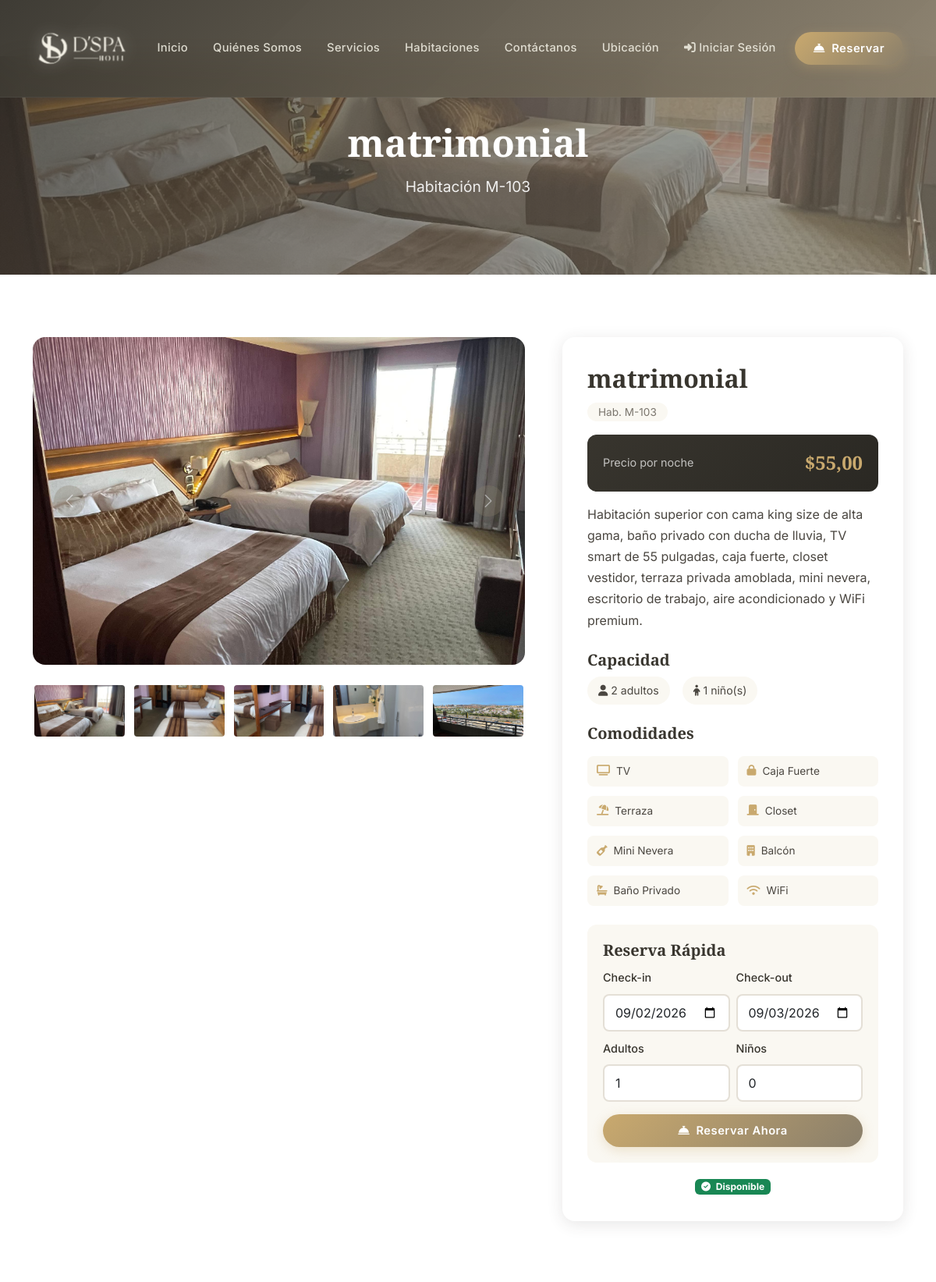
The page /room/3/ (upper part) on the database as committed earlier.
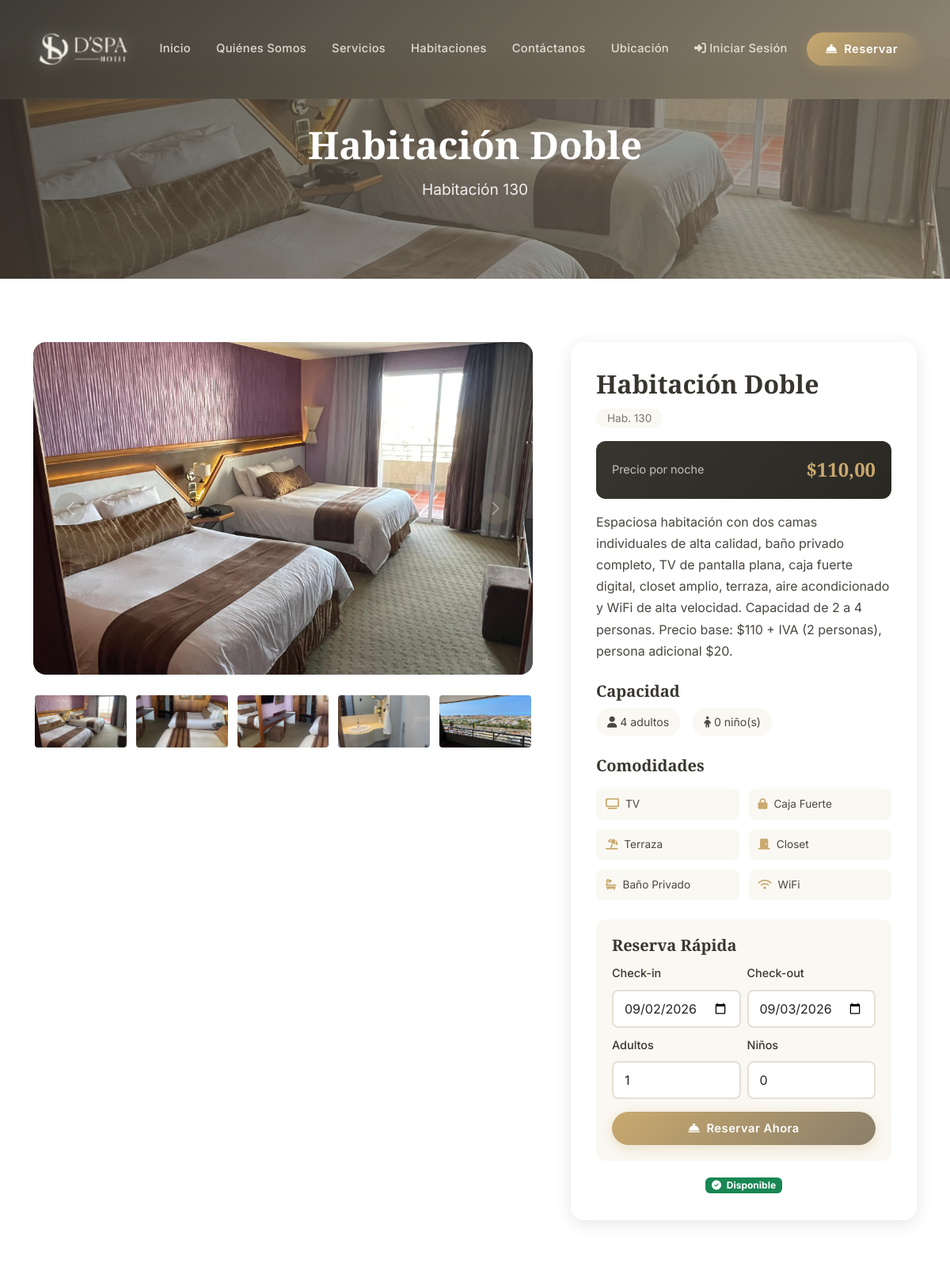
The same page on the database as committed later.
### core/models.py (models this page shows, shortened)
class Room(models.Model):
    ROOM_TYPES = [
        ('doble', 'Habitación Doble'),
        ('deluxe', 'Habitación Deluxe'),
    ]
    STATUS_CHOICES = [
        ('available', 'Disponible'),
        ('occupied', 'Ocupada'),
        ('maintenance', 'Mantenimiento'),
        ('reserved', 'Reservada'),
    ]
    SALES_CHANNEL_CHOICES = [
        ('web', 'Portal Web'),
        ('puerta', 'Venta por Puerta'),
    ]
    room_type = models.CharField(max_length=20, choices=ROOM_TYPES, verbose_name="Tipo")
    room_number = models.CharField(max_length=10, unique=True, verbose_name="Número")
    floor = models.IntegerField(default=1, verbose_name="Piso")
    description = models.TextField(verbose_name="Descripción")
    detailed_description = models.TextField(verbose_name="Descripción Detallada", help_text="Incluir amenities y características")
    capacity_adults = models.IntegerField(default=2, verbose_name="Capacidad Adultos")
    capacity_children = models.IntegerField(default=0, verbose_name="Capacidad Niños")
    price_per_night = models.DecimalField(max_digits=10, decimal_places=2, verbose_name="Precio por Noche", help_text="Precio base en USD (sin IVA)")
    extra_guest_fee = models.DecimalField(max_digits=10, decimal_places=2, default=0, verbose_name="Cargo por Persona Adicional", help_text="Aplica para hab. dobles ($20 por persona adicional)")
    status = models.CharField(max_length=20, choices=STATUS_CHOICES, default='available', verbose_name="Estado")
    sales_channel = models.CharField(max_length=20, choices=SALES_CHANNEL_CHOICES, default='web', verbose_name="Canal de Venta", help_text="Las habitaciones de 'Puerta' no se muestran en el portal web")
    has_terrace = models.BooleanField(default=True, verbose_name="Terraza")
    has_safe = models.BooleanField(default=True, verbose_name="Caja Fuerte")
    has_tv = models.BooleanField(default=True, verbose_name="TV")
    has_closet = models.BooleanField(default=True, verbose_name="Closet")
    has_minibar = models.BooleanField(default=False, verbose_name="Mini Nevera")
    has_balcony = models.BooleanField(default=False, verbose_name="Balcón")
    is_active = models.BooleanField(default=True, verbose_name="Activa")
    class Meta:
        ordering = ['room_type', 'room_number']
        verbose_name = "Habitación"
        verbose_name_plural = "Habitaciones"
    def __str__(self):
        return f"{self.get_room_type_display()} - {self.room_number}"

### core/views.py (the view)
# urls.py: path('room/<int:room_id>/', views.room_detail, name='room_detail'),
def room_detail(request, room_id):
    room = get_object_or_404(Room, id=room_id, is_active=True, sales_channel='web')
    context = {
        'room': room,
    }
    return render(request, 'core/room_detail.html', context)

### core/templates/core/room_detail.html (shortened to what this page needs)
{% extends 'core/base.html' %}
{% load static %}
{% block content %}
<section class="page-hero page-hero-sm">
    <div class="page-hero-overlay"></div>
    {% if room.images.first %}
    <img src="{{ room.images.first.image.url }}" alt="{{ room }}" class="page-hero-bg">
    {% else %}
    <img src="{% if room.room_type == 'deluxe' %}{% static 'images/rooms/habitacion matrimonial 1.jpg' %}{% else %}{% static 'images/rooms/habitacion doble 1.jpg' %}{% endif %}" alt="{{ room }}" class="page-hero-bg">
    {% endif %}
    <div class="page-hero-content">
        <h1>{{ room.get_room_type_display }}</h1>
        <p>Habitación {{ room.room_number }}</p>
    </div>
</section>
<section class="section-padding">
    <div class="container">
        <div class="row g-5">
            <div class="col-lg-7">
                {% if room.images.all %}
                <div id="roomDetailCarousel" class="carousel slide room-carousel mb-4" data-bs-ride="carousel">
                    <div class="carousel-inner rounded-4">
                        {% for image in room.images.all %}
                        <div class="carousel-item {% if forloop.first %}active{% endif %}">
                            <img src="{{ image.image.url }}" class="d-block w-100" alt="{{ image.title }}">
                        </div>
                        {% endfor %}
                    </div>
                    {% if room.images.count > 1 %}
                    <button class="carousel-control-prev" type="button" data-bs-target="#roomDetailCarousel" data-bs-slide="prev"><span class="carousel-control-prev-icon"></span></button>
                    <button class="carousel-control-next" type="button" data-bs-target="#roomDetailCarousel" data-bs-slide="next"><span class="carousel-control-next-icon"></span></button>
                    {% endif %}
                </div>
                <div class="row g-2">
                    {% for image in room.images.all %}
                    <div class="col-3">
                        <img src="{{ image.image.url }}" class="img-fluid rounded cursor-pointer room-thumb" alt="{{ image.title }}" onclick="document.querySelector('#roomDetailCarousel .carousel-item.active').classList.remove('active'); document.querySelectorAll('#roomDetailCarousel .carousel-item')[{{ forloop.counter0 }}].classList.add('active');">
                    </div>
                    {% endfor %}
                </div>
                {% else %}
                <div id="roomDetailStaticCarousel" class="carousel slide room-carousel mb-4" data-bs-ride="carousel">
                    <div class="carousel-inner rounded-4">
                        {% if room.room_type == 'deluxe' %}
                            <div class="carousel-item active"><img src="{% static 'images/rooms/habitacion matrimonial 1.jpg' %}" class="d-block w-100" alt="Habitación Matrimonial 1"></div>
                            <div class="carousel-item"><img src="{% static 'images/rooms/habitacion matrimonial 2.jpg' %}" class="d-block w-100" alt="Habitación Matrimonial 2"></div>
                            <div class="carousel-item"><img src="{% static 'images/rooms/habitacion matrimonial 3.jpg' %}" class="d-block w-100" alt="Habitación Matrimonial 3"></div>
                            <div class="carousel-item"><img src="{% static 'images/rooms/baños de habitacion 1.jpg' %}" class="d-block w-100" alt="Baño"></div>
                            <div class="carousel-item"><img src="{% static 'images/rooms/varcon de habitaciones 1.jpg' %}" class="d-block w-100" alt="Balcón"></div>
                        {% else %}
                            <div class="carousel-item active"><img src="{% static 'images/rooms/habitacion doble 1.jpg' %}" class="d-block w-100" alt="Habitación Doble 1"></div>
                        {% endif %}
                    </div>
                    <button class="carousel-control-prev" type="button" data-bs-target="#roomDetailStaticCarousel" data-bs-slide="prev"><span class="carousel-control-prev-icon"></span></button>
                    <button class="carousel-control-next" type="button" data-bs-target="#roomDetailStaticCarousel" data-bs-slide="next"><span class="carousel-control-next-icon"></span></button>
                </div>
                <div class="row row-cols-5 g-2">
                    {% if room.room_type == 'deluxe' %}
                        <div class="col"><img src="{% static 'images/rooms/habitacion matrimonial 1.jpg' %}" class="img-fluid rounded cursor-pointer room-thumb" alt="Thumb" onclick="document.querySelector('#roomDetailStaticCarousel .carousel-item.active').classList.remove('active'); document.querySelectorAll('#roomDetailStaticCarousel .carousel-item')[0].classList.add('active');"></div>
                        <div class="col"><img src="{% static 'images/rooms/habitacion matrimonial 2.jpg' %}" class="img-fluid rounded cursor-pointer room-thumb" alt="Thumb" onclick="document.querySelector('#roomDetailStaticCarousel .carousel-item.active').classList.remove('active'); document.querySelectorAll('#roomDetailStaticCarousel .carousel-item')[1].classList.add('active');"></div>
                        <div class="col"><img src="{% static 'images/rooms/habitacion matrimonial 3.jpg' %}" class="img-fluid rounded cursor-pointer room-thumb" alt="Thumb" onclick="document.querySelector('#roomDetailStaticCarousel .carousel-item.active').classList.remove('active'); document.querySelectorAll('#roomDetailStaticCarousel .carousel-item')[2].classList.add('active');"></div>
                        <div class="col"><img src="{% static 'images/rooms/baños de habitacion 1.jpg' %}" class="img-fluid rounded cursor-pointer room-thumb" alt="Thumb" onclick="document.querySelector('#roomDetailStaticCarousel .carousel-item.active').classList.remove('active'); document.querySelectorAll('#roomDetailStaticCarousel .carousel-item')[3].classList.add('active');"></div>
                        <div class="col"><img src="{% static 'images/rooms/varcon de habitaciones 1.jpg' %}" class="img-fluid rounded cursor-pointer room-thumb" alt="Thumb" onclick="document.querySelector('#roomDetailStaticCarousel .carousel-item.active').classList.remove('active'); document.querySelectorAll('#roomDetailStaticCarousel .carousel-item')[4].classList.add('active');"></div>
                    {% else %}
                        <div class="col"><img src="{% static 'images/rooms/habitacion doble 1.jpg' %}" class="img-fluid rounded cursor-pointer room-thumb" alt="Thumb" onclick="document.querySelector('#roomDetailStaticCarousel .carousel-item.active').classList.remove('active'); document.querySelectorAll('#roomDetailStaticCarousel .carousel-item')[0].classList.add('active');"></div>
                        <div class="col"><img src="{% static 'images/rooms/habitacion doble 2.jpg' %}" class="img-fluid rounded cursor-pointer room-thumb" alt="Thumb" onclick="document.querySelector('#roomDetailStaticCarousel .carousel-item.active').classList.remove('active'); document.querySelectorAll('#roomDetailStaticCarousel .carousel-item')[1].classList.add('active');"></div>
                        <div class="col"><img src="{% static 'images/rooms/habitacion doble 3.jpg' %}" class="img-fluid rounded cursor-pointer room-thumb" alt="Thumb" onclick="document.querySelector('#roomDetailStaticCarousel .carousel-item.active').classList.remove('active'); document.querySelectorAll('#roomDetailStaticCarousel .carousel-item')[2].classList.add('active');"></div>
                        <div class="col"><img src="{% static 'images/rooms/baños de habitacion 2.jpg' %}" class="img-fluid rounded cursor-pointer room-thumb" alt="Thumb" onclick="document.querySelector('#roomDetailStaticCarousel .carousel-item.active').classList.remove('active'); document.querySelectorAll('#roomDetailStaticCarousel .carousel-item')[3].classList.add('active');"></div>
                        <div class="col"><img src="{% static 'images/rooms/varcon de habitaciones 2.jpg' %}" class="img-fluid rounded cursor-pointer room-thumb" alt="Thumb" onclick="document.querySelector('#roomDetailStaticCarousel .carousel-item.active').classList.remove('active'); document.querySelectorAll('#roomDetailStaticCarousel .carousel-item')[4].classList.add('active');"></div>
                    {% endif %}
                </div>
                {% endif %}
            </div>
            <div class="col-lg-5">
                <div class="room-detail-info">
                    <h2>{{ room.get_room_type_display }}</h2>
                    <span class="room-number-badge">Hab. {{ room.room_number }}</span>
                    <div class="room-price-display mt-3">
                        <span class="price-label">Precio por noche</span>
                        <span class="price-amount">${{ room.price_per_night }}</span>
                    </div>
                    <p class="mt-3">{{ room.detailed_description }}</p>
                    <div class="room-specs mt-4">
                        <h5>Capacidad</h5>
                        <div class="d-flex gap-3">
                            <span class="spec-badge"><i class="fas fa-user"></i> {{ room.capacity_adults }} adultos</span>
                            <span class="spec-badge"><i class="fas fa-child"></i> {{ room.capacity_children }} niño(s)</span>
                        </div>
                    </div>
                    <div class="room-amenities-detail mt-4">
                        <h5>Comodidades</h5>
                        <div class="amenities-grid">
                            {% if room.has_tv %}<div class="amenity-item"><i class="fas fa-tv"></i><span>TV</span></div>{% endif %}
                            {% if room.has_safe %}<div class="amenity-item"><i class="fas fa-lock"></i><span>Caja Fuerte</span></div>{% endif %}
                            {% if room.has_terrace %}<div class="amenity-item"><i class="fas fa-umbrella-beach"></i><span>Terraza</span></div>{% endif %}
                            {% if room.has_closet %}<div class="amenity-item"><i class="fas fa-door-closed"></i><span>Closet</span></div>{% endif %}
                            {% if room.has_minibar %}<div class="amenity-item"><i class="fas fa-wine-bottle"></i><span>Mini Nevera</span></div>{% endif %}
                            {% if room.has_balcony %}<div class="amenity-item"><i class="fas fa-building"></i><span>Balcón</span></div>{% endif %}
                            <div class="amenity-item"><i class="fas fa-bath"></i><span>Baño Privado</span></div>
                            <div class="amenity-item"><i class="fas fa-wifi"></i><span>WiFi</span></div>
                        </div>
                    </div>
                    <div class="quick-reservation mt-4">
                        <h5>Reserva Rápida</h5>
                        <form action="{% url 'create_reservation' %}" method="post">
                            <div class="row g-2">
                                <div class="col-6">
                                    <label class="form-label small">Check-in</label>
                                    <input type="date" class="form-control" name="check_in" id="detail_check_in" required>
                                </div>
                                <div class="col-6">
                                    <label class="form-label small">Check-out</label>
                                    <input type="date" class="form-control" name="check_out" id="detail_check_out" required>
                                </div>
                                <div class="col-6">
                                    <label class="form-label small">Adultos</label>
                                    <input type="number" class="form-control" name="adults" value="1" min="1" max="{{ room.capacity_adults }}">
                                </div>
                                <div class="col-6">
                                    <label class="form-label small">Niños</label>
                                    <input type="number" class="form-control" name="children" value="0" min="0" max="{{ room.capacity_children }}">
                                </div>
                                <div class="col-12 mt-3">
                                    <button type="submit" class="btn btn-reservation w-100"><i class="fas fa-concierge-bell me-2"></i>Reservar Ahora</button>
                                </div>
                            </div>
                        </form>
                    </div>
                    <div class="room-status mt-3 text-center">
                        {% if room.status == 'available' %}
                            <span class="badge bg-success"><i class="fas fa-check-circle me-1"></i> Disponible</span>
                        {% elif room.status == 'occupied' %}
                            <span class="badge bg-danger"><i class="fas fa-times-circle me-1"></i> Ocupada</span>
                        {% elif room.status == 'maintenance' %}
                            <span class="badge bg-warning"><i class="fas fa-tools me-1"></i> Mantenimiento</span>
                        {% else %}
                            <span class="badge bg-info"><i class="fas fa-calendar-check me-1"></i> Reservada</span>
                        {% endif %}
                    </div>
                </div>
            </div>
        </div>
    </div>
</section>
{% endblock %}

Rows that differ between the two databases and show on the page:
changed Room: room_type+room_number: picture added; room_type "matrimonial" → "Habitación Doble"; room_number "M-103" → "130"; price_per_night "55,00" → "110,00"; detailed_description "Habitación superior con cama king size de alta gama, baño privado con ducha de lluvia, TV smart de 55 pulgadas, caja fuerte, closet vestidor, terraza privada amoblada, mini nevera, escritorio de trabajo, aire acondicionado y WiFi premium." → "Espaciosa habitación con dos camas individuales de alta calidad, baño privado completo, TV de pantalla plana, caja fuerte digital, closet amplio, terraza, aire acondicionado y WiFi de alta velocidad. Capacidad de 2 a 4 personas. Precio base: $110 + IVA (2 personas), persona adicional $20."; capacity_adults "2" → "4"; capacity_children "1" → "0"; children (not shown) → "0"; has_minibar True → False (drawn); has_balcony True → False (drawn)
Other text that changed with them:
form field children: "0" → (not shown)
text no longer shown: "Mini Nevera Balcón"
